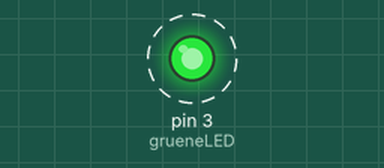
Simulated run of this sketch. Board: Arduino Uno, built with avr-gcc and run on an emulated ATmega328P. Shown: output pins drawn as LEDs (lit = HIGH). Dashed ring = blinking.

Above: at 0.5 s.
Timing chart, 0 to 4.6 s (numbered marks = the images above):
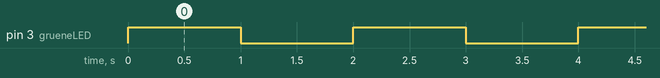

The sketch:

Blink.ino
```cpp
void setup() {
  pinMode(3, OUTPUT);
  #define grueneLED 3
}

void loop() {
  digitalWrite(grueneLED, HIGH);
  delay(1000);
  digitalWrite(grueneLED, LOW);
  delay(1000);
}
```

Measured:
- by itself, pin 3 (grueneLED): alternates HIGH for 1.0 s and LOW for 1.0 s
